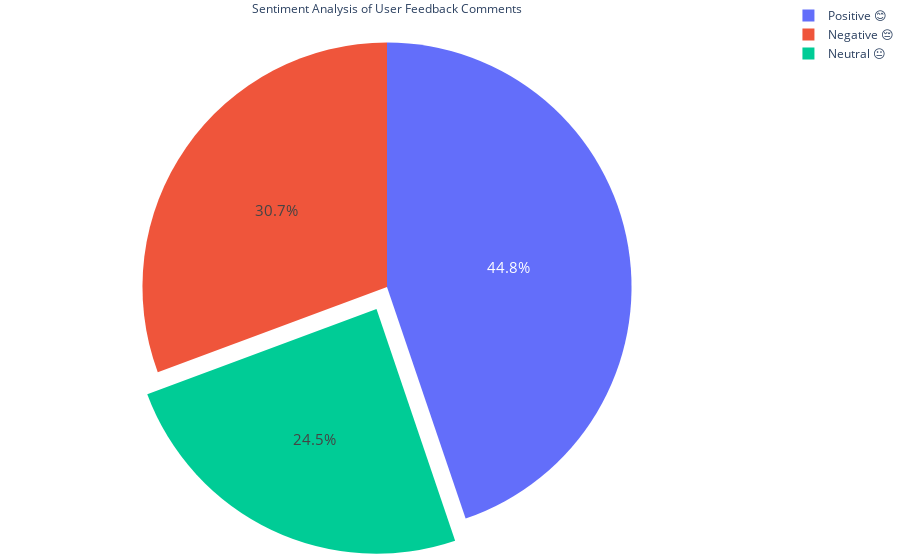

Notebook code cell kept with this figure:
### Code cell
import plotly.graph_objects as go
colors = ['cyangreen', 'cyanblue', 'cyanred']

fig1 = go.Figure(data=[go.Pie(labels=['Positive 😊','Negative 😔','Neutral 😐'],
                             values=[447, 306, 245],pull=[0, 0, 0.1])])
fig1.update_traces(hoverinfo='label', textinfo='percent', textfont_size=15,
                  marker=dict(colors=colors),title='Sentiment Analysis of User Feedback Comments')
fig1.update_layout(margin=dict(t=1, b=4, l=1, r=1))
fig1.show()

### Figure 1 — Plotly figure (JSON) as saved in the notebook; plotly's stock layout.template omitted (floating-point values rounded to 4 significant figures)
{"data": [{"hoverinfo": "label", "labels": ["Positive 😊", "Negative 😔", "Neutral 😐"], "marker": {"colors": ["cyangreen", "cyanblue", "cyanred"]}, "pull": [0, 0, 0.1], "textfont": {"size": 15}, "textinfo": "percent", "title": {"text": "Sentiment Analysis of User Feedback Comments"}, "type": "pie", "values": [447, 306, 245]}], "layout": {"margin": {"b": 4, "l": 1, "r": 1, "t": 1}}}
